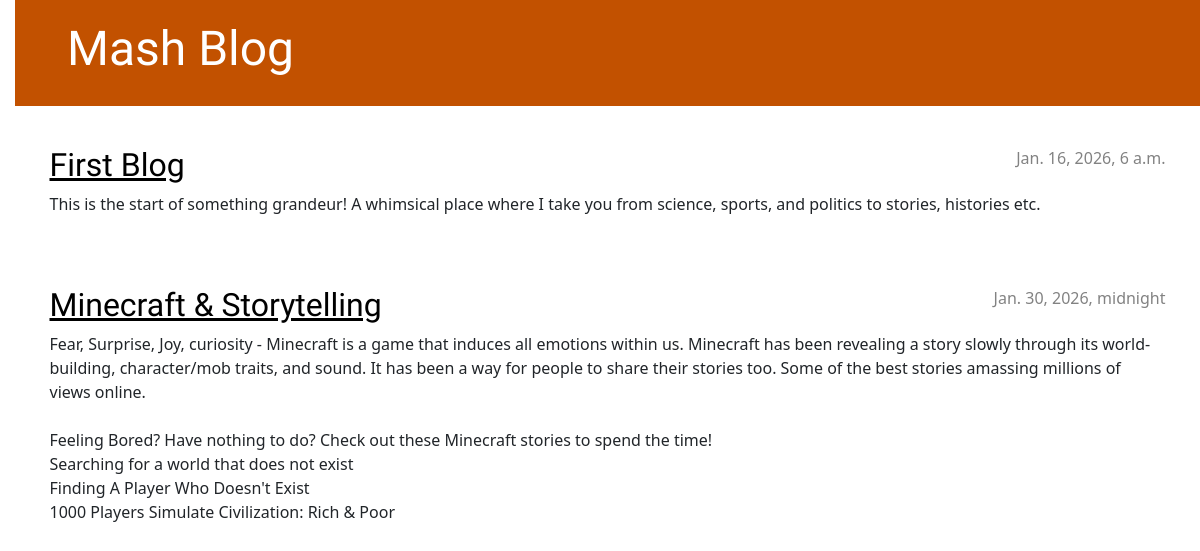
The page / on the database its author committed.
### blog/models.py (models this page shows, shortened)
class Post(models.Model):
    author = models.ForeignKey(settings.AUTH_USER_MODEL, on_delete=models.CASCADE)
    title = models.CharField(max_length=200)
    text = models.TextField()
    created_date = models.DateTimeField(default=timezone.now)
    published_date = models.DateTimeField(blank=True, null=True)

### blog/views.py (the view)
# urls.py: path('', views.post_list, name='post_list'),
def post_list(request):
    posts = Post.objects.filter(published_date__lte=timezone.now()).order_by('published_date')
    return render(request, 'blog/post_list.html', {'posts': posts})

### blog/templates/blog/post_list.html
{% extends 'blog/base.html' %}
{% block content %}
    {% for post in posts %}
        <article class="post">
            <time class="date">
                {{ post.published_date }}
            </time>
            <h2><a href="{% url 'post_detail' pk=post.pk %}">{{ post.title }}</a></h2>
            <p>{{ post.text|linebreaksbr }}</p>
        </article>
    {% endfor %}
{% endblock %}

### blog/templates/blog/base.html (shortened to what this page needs)
{% load static %}
<!DOCTYPE html>
<html>
    <head>
        <link rel="stylesheet" href="https://cdn.jsdelivr.net/npm/bootstrap@5.3.3/dist/css/bootstrap.min.css">
        <link rel="stylesheet" href="{% static 'css/blog.css' %}">
    </head>
    <body>
        <header class="page-header">
            <div class="container">
                <h1><a href="/">Mash Blog</a></h1>
            </div>
        </header>
        <main class="container">
            <div class="row">
                <div class="col">
                    {% block content %}
                    {% endblock %}
                </div>
            </div>
        </main>
    </body>
</html>

### blog/static/css/blog.css (style rules this page uses)
h1, a, h2 a { color: #C25100; font-family: 'Lobster'; }
body { padding-left: 15px; }
.page-header { background-color: #C25100; margin-top: 0; margin-bottom: 40px; padding: 20px 20px 20px 40px; }
.page-header h1, .page-header h1 a, .page-header h1 a:visited, .page-header h1 a:active { color: #ffffff; font-size: 36pt; text-decoration: none; }
h1, h2, h3, h4 { font-family: 'Lobster', cursive; }
.date { color: #828282; }
.post { margin-bottom: 70px; }
.post h2 a, .post h2 a:visited { color: #000000; }
.post > .date, .post > .actions { float: right; }

### rows shown on the page
Post: published_date "Jan. 16, 2026, 6 a.m.", title "First Blog", text "This is the start of something grandeur! A whimsical place where I take you from science, sports, and politics to stories, histories etc."
Post: published_date "Jan. 30, 2026, midnight", title "Minecraft & Storytelling", text "Fear, Surprise, Joy, curiosity - Minecraft is a game that induces all emotions within us. Minecraft has been revealing a story slowly through its world-building, character/mob traits, and sound. It has been a way for people to share their stories too. Some of the best stories amassing millions of views online. Feeling Bored? Have nothing to do? Check out these Minecraft stories to spend the time! Searching for a world that does not exist Finding A Player Who Doesn't Exist 1000 Players Simulate Civilization: Rich & Poor"
